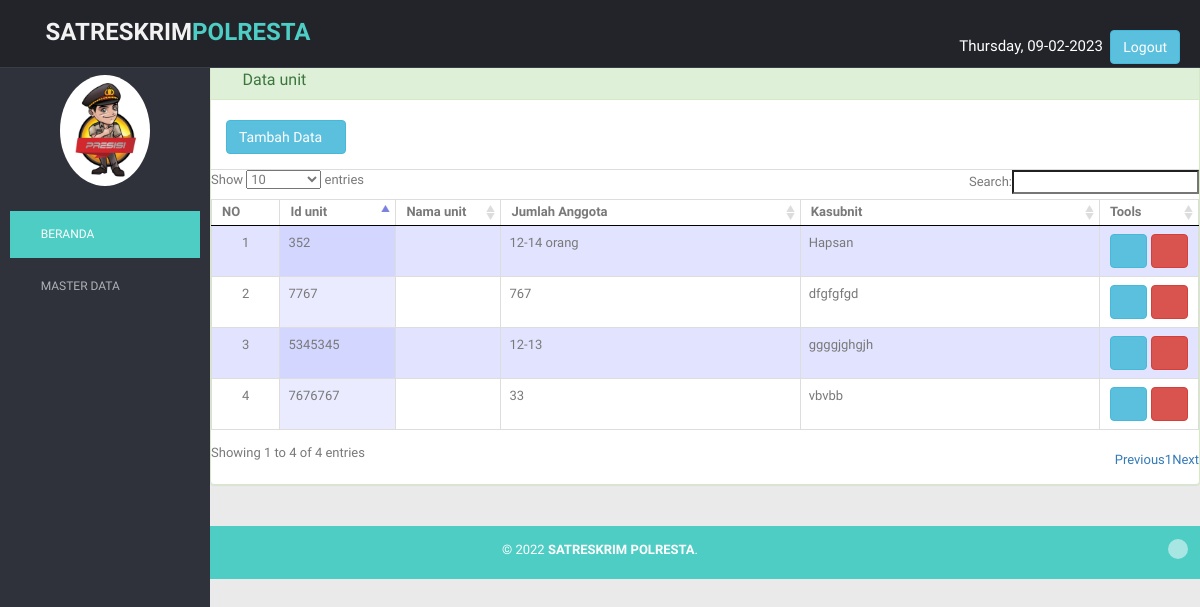
/admin/index.php?page=unit (signed in), run on the app's committed database.
### tables this page shows
CREATE TABLE `unit` (
  `id_unit` int(11) NOT NULL,
  `nama_unit` varchar(50) NOT NULL,
  `jumlah_anggota` varchar(20) NOT NULL,
  `kasubnit` varchar(50) NOT NULL
);

### admin/page/unit/unit.php (the view)
<?php
require_once "config/koneksi.php";
?>
<div class="row">
                <div class="col-md-12">
                    <div class="panel panel-success">
                        <div class="panel-heading">
                            <h3 class="panel-title"><i class="fa fa-user"></i> Data unit </h3>
                        </div>
                        <div class="panel-body">
                           <a href="?page=unit&aksi=tambah" class="btn btn-info" style="margin-top: 5px; ">Tambah Data<i class="fa fa-arrow-circle-right"></i></a>
                       </div>
                        <div class="table-responsive">
        <table cellpadding="0" cellspacing="0" border="0" class="display table table-bordered" id="hidden-table-info">
            <thead>
                <tr class="bg-aqua text-blak">
                    <th>NO</th>
                    <th>Id unit</th>
                    <th>Nama unit</th>
                    <th>Jumlah Anggota</th>
                    <th>Kasubnit</th>
                    <th>Tools</th>
                </tr>
            </thead>
            <tbody>
            <?php
                $no =1;
                $query=mysqli_query($db, "SELECT * FROM unit WHERE id_unit")
                    or die('Ada kesalahan pada query unit: '.mysqli_error($db));
                                    while ($data = mysqli_fetch_assoc($query))
                                    { ?>
                                     <tr>
                                      <td width="10" class="center"><?php echo $no; ?></td>
                                        <td width="50"><?php echo $data['id_unit']; ?></td>
                                        <td width="50"><?php echo $data['nama_unit']; ?></td>
                                        <td width="150"><?php echo $data['jumlah_anggota']; ?></td>
                                        <td width="150"><?php echo $data['kasubnit']; ?></td>
                    <td width="50" class="center">
                       <a title="Ubah" class="btn btn-info" href="?page=unit&aksi=ubah&id_unit=<?php echo $data['id_unit']; ?>"><i class="fa fa-edit"></i></a>
                        <a title="Hapus" class="btn btn-danger" href="?page=unit&aksi=hapus&id_unit=<?php echo $data['id_unit']; ?>" onclick="return confirm('Anda yakin ingin menghapus unit <?php echo $data['nama_unit']; ?>?');"><i class="fa fa-trash"></i></a>
                    </td>
                </tr>
            <?php
                $no++;
            } ?>
           </tbody>
          </table>
        </div>
          </div>
</div>
    </div>
</div>

### admin/css/style.css (style rules this page uses)
body { color: #797979; background: #eaeaea; font-family: 'Ruda', sans-serif; padding: 0px !important; margin: 0px !important; font-size:13px; }
a, a:hover, a:focus { text-decoration: none; outline: none; }

### data on the page
unit: id_unit "352", jumlah_anggota "12-14 orang", kasubnit "Hapsan"
unit: id_unit "7767", jumlah_anggota "767", kasubnit "dfgfgfgd"
unit: id_unit "5345345", jumlah_anggota "12-13", kasubnit "ggggjghgjh"
unit: id_unit "7676767", jumlah_anggota "33", kasubnit "vbvbb"
